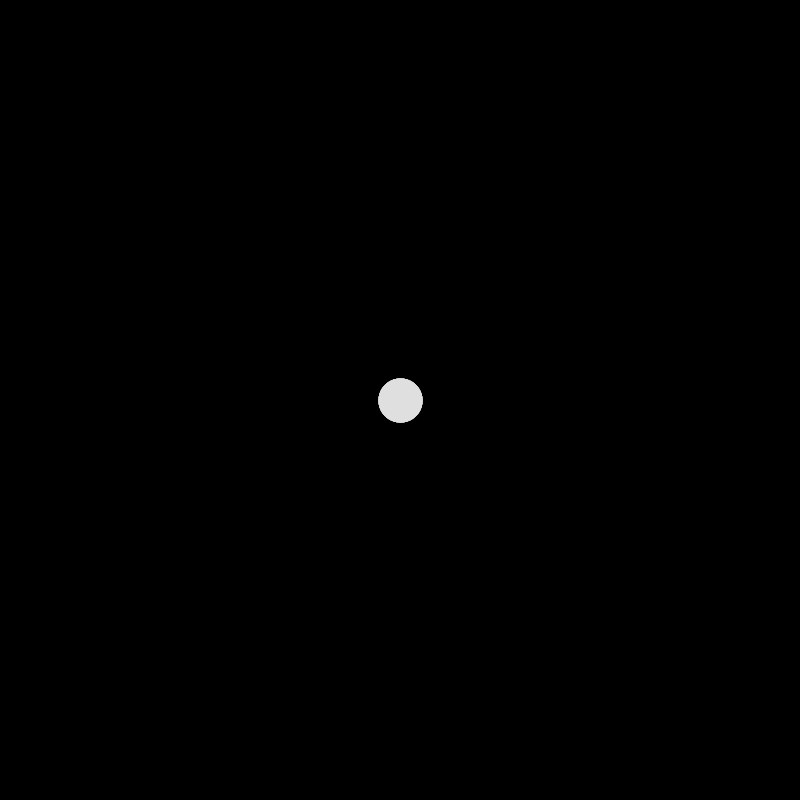
Frame 1 (no input)
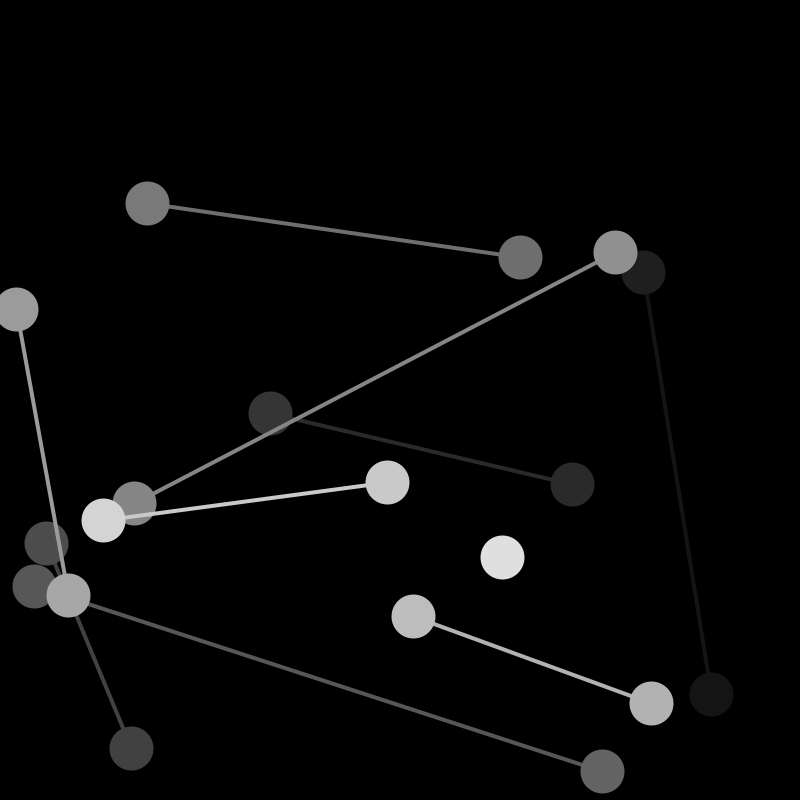
Frame 60 (the mouse pressed at the canvas centre just before this capture)
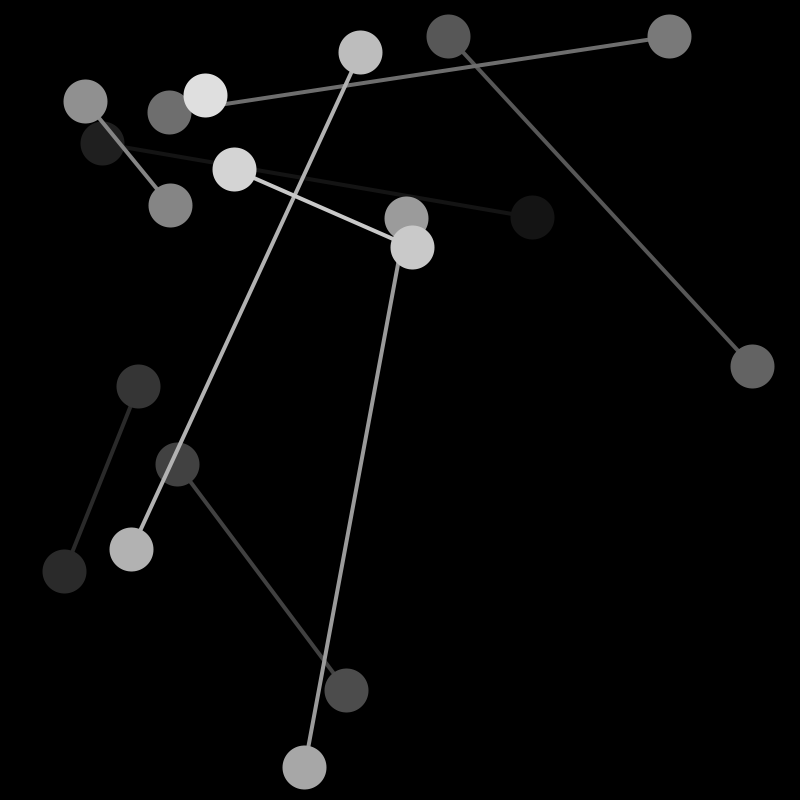
Frame 120 (the mouse held since frame 60 and released just before this capture)

The Processing sketch that drew these frames (run headless with seeded random() and noise(); from frame 60 on, the mouse is pressed at the canvas centre):

// Processing sketch: processing_152335
// ── processing_152335.pde

/* 3.11 BoingyBoingyTron */
/* By Richard Lyall */

float xPos[], yPos[]; // ball position
float distIncrement[]; // How far the ball travels per frame
float angle[]; // What's your angle? Everyone's got an angle (Humphrey Bogart)
float ballRadius;
int num; // how many balls? That is the question we're all asking.

void setup(){
  
  size (800,800);
  ellipseMode(CENTER);

  num = 20;
  ballRadius = 40;
  smooth();

  xPos = new float[num];
  yPos = new float[num];
  angle = new float[num];
  distIncrement = new float[num];
  
  for (int i=0; i < num-1; i++) {
    xPos[i] = width/2;
    yPos[i] = height/2; 
  
    angle[i] = random(-2,2);
    
    distIncrement[i] = random(1,3);
  }
 
}

void draw() {

  background(0);
  fill(255);
  strokeWeight(4);
  
  for (int i=0; i < num-1; i++) {
    
    float drawCol = map(i,0,num-1,20,235); 
    fill(drawCol);
    stroke(drawCol);
    
    ellipse(xPos[i],yPos[i],ballRadius,ballRadius);
    
    // draw line between pairs of blobs
    if (i %2 == 0 && i < num-2) {
      line (xPos[i],yPos[i],xPos[i+1],yPos[i+1]);
    }
  
    // Move ball to next location
    xPos[i] += (distIncrement[i] * TWO_PI * sin(angle[i]));
    yPos[i] += (distIncrement[i] * TWO_PI * cos(angle[i]));
  
    // Reverse direction on hitting horizontal screen edge
    if (xPos[i] <= ballRadius/2 || 
        xPos[i] >= width - ballRadius/2) {
      angle[i] = - angle[i]; 
    }
  
    // Reverse direction on hitting vertical screen edge
    if (yPos[i] <= ballRadius/2 || 
      yPos[i] >= height - ballRadius/2) {
      angle[i] = PI - angle[i];
    }
    

  }
  
}
